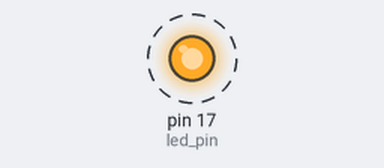
This sketch was run on a simulated Arduino Uno, built with avr-gcc and run on an emulated ATmega328P. On the bench: output pins drawn as LEDs (lit = HIGH). Dashed ring = blinking.

Above: at 0.5 s.
Timing chart, 0 to 4.6 s (numbered marks = the images above):
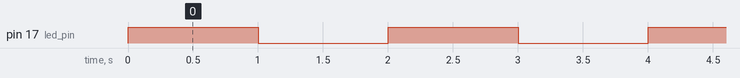

Measured:
- by itself, pin 17 (led_pin): alternates HIGH for 1.0 s and LOW for 1.0 s

The sketch:

Blink_kit_botanique.ino
```cpp
int led_pin = 17;

void setup() {
  pinMode(led_pin, OUTPUT); // configure le pin comme sortie
}

void loop() {
  digitalWrite(led_pin, HIGH); // allume la LED
  delay(1000);                 // attend 1 seconde
  digitalWrite(led_pin, LOW);  // éteint la LED
  delay(1000);                 // attend 1 seconde
}
```
